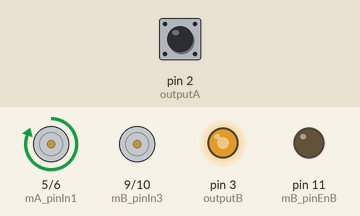
Simulated run of this sketch. Board: Arduino Uno, built with avr-gcc and run on an emulated ATmega328P. Parts: motor-driver pin pairs drawn as motors (green arrow = first pin HIGH = forward, orange = second pin HIGH = backward, longer = more drive), output pins drawn as LEDs (lit = HIGH). Inputs (shaded band) come from the test bench; at power-on: pin 2 (outputA) HIGH. What the sketch prints to the serial monitor is not drawn.

Above: at 1.2 s.
1.3 s: pin 2 (outputA) pulled LOW for 0.15 s
At 1.8 s:
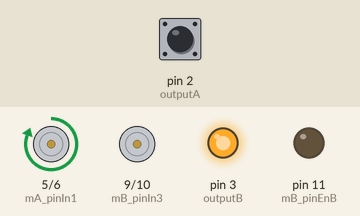
At 2.7 s:
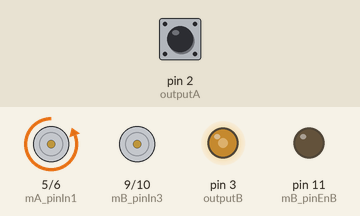
4.4 s: pin 2 (outputA) pulled LOW for 1 s
At 5.6 s:
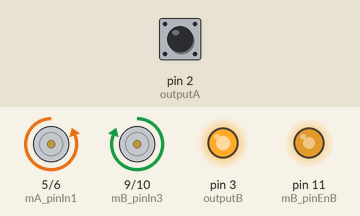
8.4 s: pin 2 (outputA) pulled LOW for 3.2 s
17.5 s: pin 2 (outputA) pulled LOW for 1 s
Timing chart, 0 to 25.5 s (numbered marks = the images above; inputs shaded):
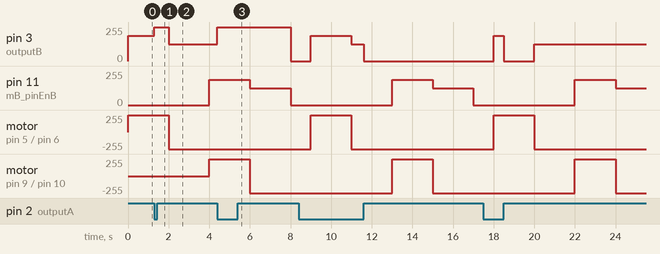

The sketch:

0_ReadEncoderActuateMotorsPWM.ino
```cpp
/*
   7MRI0060 - Applied Medical Robotics Module

   Author: Amani Touihri

   Purpose:
     - Motors A and B are actuated via PWM and direction pins.
     - Encoder on pins 2 & 3 tracks motor rotation with interrupt-based ISR.
     - Motor angle in degrees is calculated in real time.
     - Interrupt-safe reset when position exceeds ±360°.
*/

// -------------------- ENCODER SETUP --------------------

// Define the digital pins where the rotary encoder is connected
// Rotary encoders give two signals, A and B, that allow us to detect movement and direction
#define outputA 2  // Channel A pin
#define outputB 3  // Channel B pin

// Encoder and motor characteristics
const float PPR = 360.0;  // Pulses per revolution of the encoder
const float GR  = 30.0;   // Gear ratio (motor shaft rotates 30 times for one output revolution)

// Variables used to track encoder position
volatile int counter = 0;          // Stores current encoder count (must be 'volatile' because it changes in the interrupt)
int aLastState;                     // Stores previous state of encoder channel A
float positionInDegrees_m2 = 0.0;  // Stores calculated motor angle in degrees

// -------------------- MOTOR SETUP --------------------

// Motor A pins
const int mA_pinIn1 = 5;       // Direction control pin 1
const int mA_pinIn2 = 6;       // Direction control pin 2
const int mA_pinEnA = 3;       // Enable pin (controls speed using PWM)

// Motor B pins
const int mB_pinIn3 = 9;       // Direction control pin 3
const int mB_pinIn4 = 10;      // Direction control pin 4
const int mB_pinEnB = 11;      // Enable pin (PWM speed control)

void setup() {
  // -------------------- ENCODER INITIALIZATION --------------------
  // Set the encoder pins as inputs with pull-up resistors
  // INPUT_PULLUP ensures the pin reads HIGH when not connected
  pinMode(outputA, INPUT_PULLUP);
  pinMode(outputB, INPUT_PULLUP);

  // Read initial state of encoder channel A
  aLastState = digitalRead(outputA);

  // Attach an interrupt to channel A
  // This means whenever the voltage on channel A changes (HIGH to LOW or LOW to HIGH),
  // the function updateEncoder() will automatically run
  attachInterrupt(digitalPinToInterrupt(outputA), updateEncoder, CHANGE);

  // Start serial communication at 9600 baud
  // This allows us to print messages to the Serial Monitor on the computer
  Serial.begin(9600);

  // -------------------- MOTOR INITIALIZATION --------------------
  // Set motor pins as outputs
  // OUTPUT mode means we can send signals to control motors
  pinMode(mA_pinIn1, OUTPUT);
  pinMode(mA_pinIn2, OUTPUT);
  pinMode(mA_pinEnA, OUTPUT);

  pinMode(mB_pinIn3, OUTPUT);
  pinMode(mB_pinIn4, OUTPUT);
  pinMode(mB_pinEnB, OUTPUT);
}

void loop() {
  // -------------------- ENCODER READING --------------------
  // Convert encoder counts to motor angle in degrees
  // Formula explanation:
  // - counter / (PPR * GR) gives fraction of one motor rotation
  // - multiply by 360 to get degrees
  positionInDegrees_m2 = ((float)counter / (PPR * GR)) * 360.0;

  // Print motor angle to Serial Monitor
  Serial.print("Position in Degrees (Motor 2): ");
  Serial.println(positionInDegrees_m2);

  // If the motor angle exceeds ±360°, reset the counter
  // This prevents numbers from becoming too large and keeps the angle readable
  if (positionInDegrees_m2 > 360.0 || positionInDegrees_m2 < -360.0) {
    noInterrupts();   // Temporarily stop interrupts so we can safely reset counter
    counter = 0;      // Reset encoder count
    interrupts();     // Turn interrupts back on
    positionInDegrees_m2 = 0.0; // Reset calculated angle
    Serial.println("Position reset to 0 degrees.");
  }

  // -------------------- MOTOR CONTROL --------------------
  // MOTOR A - clockwise rotation at 75% speed
  analogWrite(mA_pinEnA, 190);  // analogWrite controls motor speed (0-255)
  digitalWrite(mA_pinIn1, HIGH); // Set direction: In1 HIGH
  digitalWrite(mA_pinIn2, LOW);  // Set direction: In2 LOW
  delay(2000);                    // Run for 2 seconds

  // MOTOR A - counterclockwise rotation at 50% speed
  analogWrite(mA_pinEnA, 127);   // ~50% speed
  digitalWrite(mA_pinIn1, LOW);  // Reverse direction
  digitalWrite(mA_pinIn2, HIGH);
  delay(2000);

  // MOTOR B - clockwise rotation at 75% speed
  analogWrite(mB_pinEnB, 190);
  digitalWrite(mB_pinIn3, HIGH);
  digitalWrite(mB_pinIn4, LOW);
  delay(2000);

  // MOTOR B - counterclockwise rotation at 50% speed
  analogWrite(mB_pinEnB, 127);
  digitalWrite(mB_pinIn3, LOW);
  digitalWrite(mB_pinIn4, HIGH);
  delay(2000);

  // STOP BOTH MOTORS
  digitalWrite(mA_pinEnA, LOW);  // Disable Motor A
  digitalWrite(mB_pinEnB, LOW);  // Disable Motor B
  delay(1000);                    // Wait 1 second before repeating loop
}

// -------------------- ENCODER INTERRUPT --------------------
// This function automatically runs whenever channel A changes state
void updateEncoder() {
  // Read current states of encoder channels
  int aState = digitalRead(outputA); // Current state of channel A
  int bState = digitalRead(outputB); // Current state of channel B

  // Check if channel A state has changed since last reading
  if (aState != aLastState) {
    // Determine rotation direction:
    // - If channel A matches channel B, the motor is rotating clockwise
    // - Otherwise, it is rotating counterclockwise
    if (aState == bState) {
      counter++; // Clockwise rotation: increase count
    } else {
      counter--; // Counterclockwise rotation: decrease count
    }
  }

  // Save current state for next interrupt
  aLastState = aState;
}
```

Measured:
- after the input at 1.3 s, pin 3 (outputB): 190/255 → 255/255 at once, → 127/255 0.70 s later
- after the input at 4.4 s, pin 3 (outputB): 127/255 → 255/255 at once, → 0/255 3.6 s later
